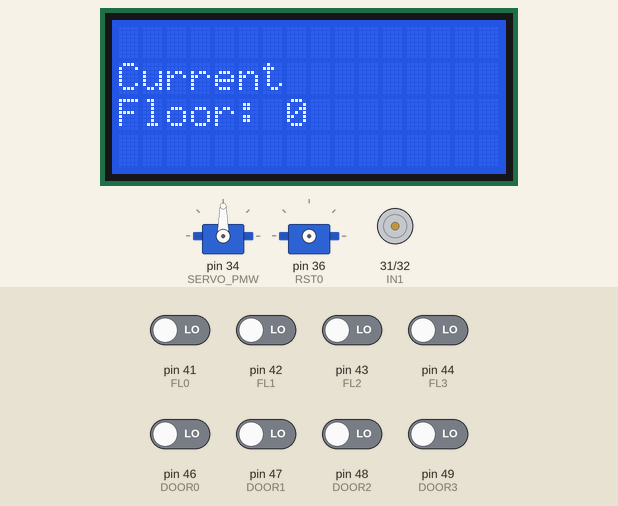
Recording of a sketch running on a simulated Arduino Mega 2560, built with avr-gcc and run on an emulated ATmega2560. Parts: 2 × servo, 16×4 character LCD, motor-driver pin pairs drawn as motors (green arrow = first pin HIGH = forward, orange = second pin HIGH = backward, longer = more drive, scaled by the enable pin). Wiring (inferred from the names in the program): 2 × servo: signal pin 36 / signal pin 38. The test bench sets the inputs (shaded band); at power-on: pin 41 (FL0), pin 42 (FL1), pin 43 (FL2), pin 44 (FL3), pin 46 (DOOR0), pin 47 (DOOR1), pin 48 (DOOR2), pin 49 (DOOR3) LOW. Servo pulses on a pin are drawn as a servo (544–2400 µs = 0–180°); what the sketch prints to the serial monitor is not drawn.

Above: at 2.2 s.
2.3 s: pin 42 (FL1) driven HIGH
At 5.2 s:
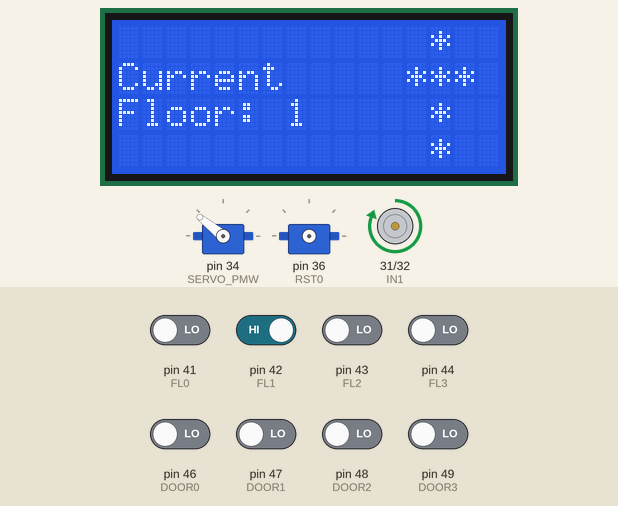
5.3 s: pin 41 (FL0) driven HIGH and pin 42 (FL1) driven LOW
8.3 s: pin 41 (FL0) driven LOW
At 10.3 s:
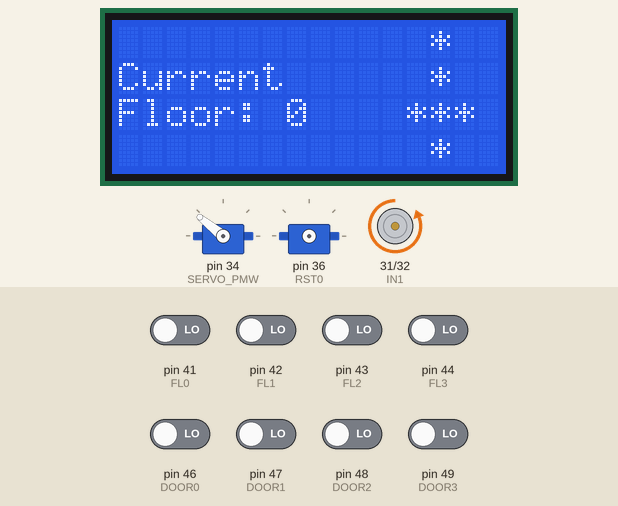
11.3 s: pin 43 (FL2) driven HIGH
At 13.5 s:
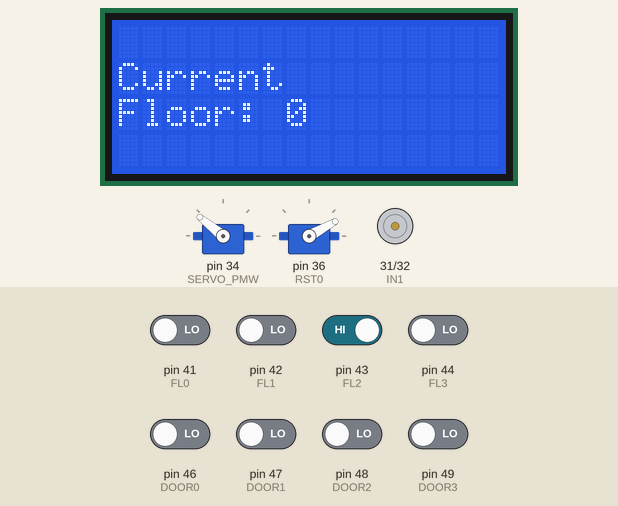
Timing chart, 0 to 17.6 s (numbered marks = the images above; inputs shaded):
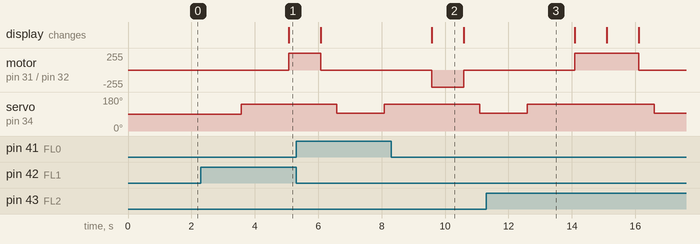

Measured:
- after the input at 2.3 s, motor on pin 31 (IN1) / pin 32 (IN2): stopped → forward 255/255 after 2.8 s; servo on pin 34 (SERVO_PMW): 90° → 141° after 1.3 s; the display: changes after 2.8 s (image 1)
- after the input at 8.3 s, servo on pin 36 (RST0): stays 29° (without the input it goes to 8° after 2.8 s)
- after the input at 11.3 s, motor on pin 31 (IN1) / pin 32 (IN2): stopped → forward 255/255 after 2.8 s, → stopped 2.0 s later; servo on pin 34 (SERVO_PMW): 93° → 141° after 1.3 s, → 93° 4.0 s later
- what the display in image 2 shows lasts 1.0 s, from 9.6 s to 10.6 s

The sketch:

Code.ino
```cpp
#include <LiquidCrystal.h>
#include <Keypad.h>
#include <Servo.h>
#include <TimedAction.h>

#define D4 14
#define D5 15
#define D6 16
#define D7 17
#define EN 18
#define RS 19
#define C1 22
#define C2 23
#define C3 24
#define R1 25
#define R2 26
#define R3 27
#define R4 28
#define EN1 30
#define IN1 31
#define IN2 32
#define SERVO_PMW 34
#define RST0 36
#define RST1 37
#define RST2 38
#define RST3 39
#define FL0 41
#define FL1 42
#define FL2 43
#define FL3 44
#define DOOR0 46
#define DOOR1 47
#define DOOR2 48
#define DOOR3 49
#define NUMBER_OF_FLOORS 4

const byte KEY_ROWS = 4;
const byte KEY_COLS = 3;
byte rowPins[KEY_ROWS] = {R1, R2, R3, R4};
byte colPins[KEY_COLS] = {C1, C2, C3};
char hexaKeys[KEY_ROWS][KEY_COLS] =
{
  {'1', '2', '3'},
  {'4', '5', '6'},
  {'7', '8', '9'},
  {'*', '0', '#'}
};

void checkFloor();
void addToPath(int entry);
int popFromPath();
void checkKeypad();
void moveElevator();
void openDoor();
void closeDoor();
void goUp();
void goDown();
void startMoving();
void stopMoving();
void updateLCD(int f);
void turnFloorOff(int f);
void drawUpArrow();
void drawDownArrow();
int checkOutsideDoor();

Keypad keypad = Keypad(makeKeymap(hexaKeys), rowPins, colPins, KEY_ROWS, KEY_COLS);
LiquidCrystal lcd(RS, EN, D4, D5, D6, D7);
Servo door;
TimedAction checkFloorThread = TimedAction(10, checkFloor);
TimedAction checkKeypadThread = TimedAction(10, checkKeypad);

long long unsigned timer = 0;
int path[24];
int floorArray[NUMBER_OF_FLOORS] = {0};
int pathSize = 0;
int moving = 0;
int currentFloor = 0;
int nextDest;
int pressedFloor;
int isOutsideDoorOpen = 1;
int outSideDoor;
char key;

void setup()
{
    pinMode(SERVO_PMW, OUTPUT);
    pinMode(IN1, OUTPUT);
    pinMode(IN2, OUTPUT);
    pinMode(EN1, OUTPUT);
    pinMode(RST0, OUTPUT);
    pinMode(RST1, OUTPUT);
    pinMode(RST2, OUTPUT);
    pinMode(RST3, OUTPUT);
    pinMode(FL0, INPUT);
    pinMode(FL1, INPUT);
    pinMode(FL2, INPUT);
    pinMode(FL3, INPUT);
    pinMode(DOOR0, INPUT);
    pinMode(DOOR1, INPUT);
    pinMode(DOOR2, INPUT);
    pinMode(DOOR3, INPUT);

    Serial.begin(9600);
    door.attach(SERVO_PMW);
    lcd.begin(16, 4);
    updateLCD(currentFloor);
    delay(1000);
}

void loop()
{
    checkFloorThread.check();
    checkKeypadThread.check();
    if (checkOutsideDoor() == 0)
    {
        moveElevator();
        sleep(500);
    }
}

//The elevator moving sequence
void moveElevator()
{
    if (pathSize > 0)
    {
        nextDest = popFromPath();
        moving = 1;
        sleep(1000);
        closeDoor();
        sleep(500);
        startMoving();
        stopMoving();
        sleep(500);
        openDoor();
        moving = 0;
        turnFloorOff(currentFloor);
    }
}

//Start moving the elevator
void startMoving()
{
    Serial.println("Starting to Moving");
    while (1)
    {
        checkFloorThread.check();
        checkKeypadThread.check();

        sleep(1000);
        //If the destenation is higher, go up and down otherwise
        //also if we reach destenation, stop
        if (nextDest > currentFloor)
        {
            currentFloor++;
            goUp();
            updateLCD(currentFloor);
            drawUpArrow();
        }
        else if (nextDest < currentFloor)
        {
            currentFloor--;
            goDown();
            updateLCD(currentFloor);
            drawDownArrow();
        }
        else
        {
            updateLCD(currentFloor);
            return;
        }
    }
}

//Check if any keys are pressed inside the elevator panel
void checkKeypad()
{
    key = keypad.getKey();
    if (key != NO_KEY)
    {
        if (key >= '0' && key - '0' <= NUMBER_OF_FLOORS)
        {
            if ((moving == 0 && key - '0' == currentFloor) || (moving == 1 && key - '0' == nextDest))
                ;
            else
                addToPath(key - '0');
        }
    }
}

//Check if any buttons are pressed in any of the floors
void checkFloor()
{
    for (int i = 0; i < NUMBER_OF_FLOORS; i++)
    {
        pressedFloor = digitalRead(i + FL0);
        if (pressedFloor == HIGH && floorArray[i] == 0)
        {
            if (moving == 0 && i == currentFloor)
            {
                turnFloorOff(i);
            }
            else
            {
                floorArray[i] = 1;
                addToPath(i);
            }
        }
    }
}

//Checking if any of the outside doors are open
int checkOutsideDoor()
{
    for (int i = 0; i < NUMBER_OF_FLOORS; i++)
    {
        checkFloorThread.check();
        checkKeypadThread.check();
        outSideDoor = digitalRead(i + DOOR0);
        if (outSideDoor == 1)
        {
            return 1;
        }
    }

    return 0;
}

void openDoor()
{
    Serial.println("Opening door");
    door.writeMicroseconds(1500);
}

void closeDoor()
{
    Serial.println("Closing door");
    door.writeMicroseconds(2000);
}

//Start motor in up direction
void goUp()
{
    Serial.println("Going up");
    digitalWrite(IN1, HIGH);
    digitalWrite(IN2, LOW);
    digitalWrite(EN1, HIGH);
}

//Start motor in down direction
void goDown()
{
    Serial.println("Going down");
    digitalWrite(IN1, LOW);
    digitalWrite(IN2, HIGH);
    digitalWrite(EN1, HIGH);
}

//Draws an up arrow on LCD
void drawUpArrow()
{
    lcd.setCursor(13, 0);
    lcd.print("*");
    lcd.setCursor(13, 1);
    lcd.print("*");
    lcd.setCursor(12, 1);
    lcd.print("*");
    lcd.setCursor(14, 1);
    lcd.print("*");
    lcd.setCursor(13, 2);
    lcd.print("*");
    lcd.setCursor(13, 3);
    lcd.print("*");
}

//Draws an down arrow on LCD
void drawDownArrow()
{
    lcd.setCursor(13, 0);
    lcd.print("*");
    lcd.setCursor(13, 1);
    lcd.print("*");
    lcd.setCursor(13, 2);
    lcd.print("*");
    lcd.setCursor(12, 2);
    lcd.print("*");
    lcd.setCursor(14, 2);
    lcd.print("*");
    lcd.setCursor(13, 3);
    lcd.print("*");
}

//Turn off the motor
void stopMoving()
{
    Serial.println("Stopped moving");
    digitalWrite(EN1, LOW);
    digitalWrite(IN1, LOW);
    digitalWrite(IN2, LOW);
}

void updateLCD(int f)
{
    lcd.clear();
    lcd.setCursor(0, 1);
    lcd.print("Current");
    lcd.setCursor(0, 2);
    lcd.print("Floor: ");
    lcd.print(f);
}

//Turn off the button LED in floor
void turnFloorOff(int f)
{
    digitalWrite(RST0 + f, HIGH);
    sleep(1);
    digitalWrite(RST0 + f, LOW);
    floorArray[f] = 0;
}

//Add a destination to the path array, we dont need to check
//for threads in this method because this method runs in those
//threads itself
void addToPath(int entry)
{
    for (int i = 0; i < pathSize; i++)
    {
        if (entry == path[i])
            return;
    }
    path[pathSize] = entry;
    pathSize++;
}

//Pop the las entry in path array
int popFromPath()
{
    if (pathSize <= 0)
    {
        return -1;
    }

    pathSize--;
    return path[pathSize];
}

//A function to make delay and not block the checkFloor() and
//checkKeypad() threads
void sleep(int t)
{
    timer = millis();
    while (millis() - timer < t)
    {
        checkFloorThread.check();
        checkKeypadThread.check();
    }
}
```
